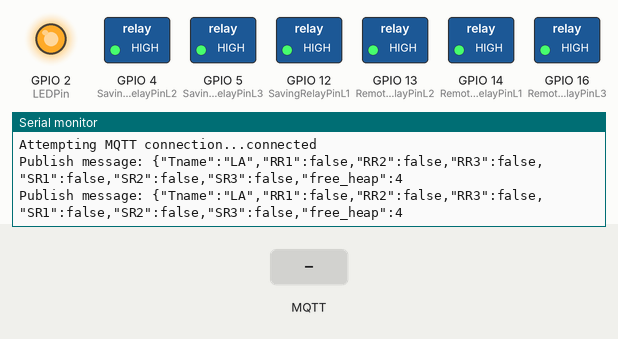
This sketch was run on a simulated ESP8266 (NodeMCU). Shown: switched loads named in the sketch (green lamp = pin HIGH), output pins drawn as LEDs (lit = HIGH), the last lines printed to the serial monitor. The test bench sets the inputs (shaded band). WiFi joins after 1.5 s; servers stay silent unless stated; no MQTT or app messages arrive unless stated.

Above: at 2.7 s.
2.8 s: MQTT message "L1" arrives on the first subscribed topic
At 3.3 s:
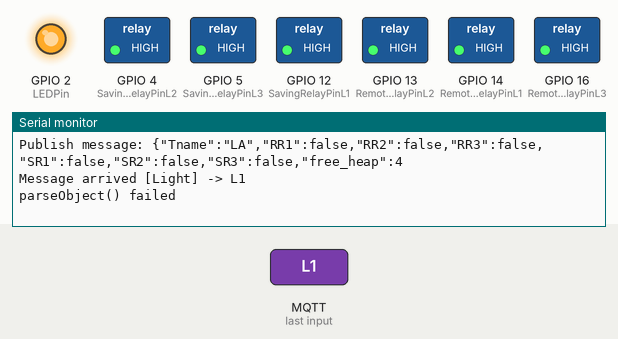
4.3 s: MQTT message "R" arrives on the first subscribed topic
At 4.49 s:
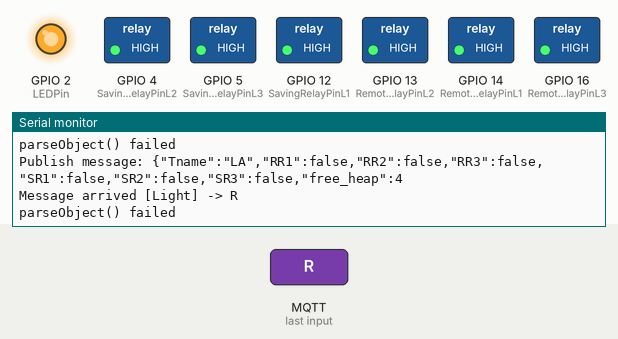
5.8 s: MQTT message "S" arrives on the first subscribed topic
At 6.4 s:
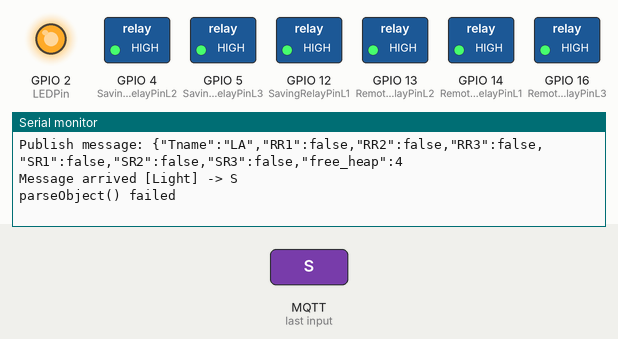

Measured:
- after the input at 2.8 s, the serial monitor: prints a new line at once (image 1)
- after the input at 4.3 s, the serial monitor: prints a new line at once (image 2)
- after the input at 5.8 s, the serial monitor: prints a new line at once (image 3)

The sketch:

Lasted_ESP8266_MQTT_Light_JSON_Interval_Variation.ino
```cpp
#include <ESP8266WiFi.h>
#include <PubSubClient.h>
#include <ArduinoJson.h>

#define RemoteRelayPinL1  14
#define SavingRelayPinL1  12
#define RemoteRelayPinL2  13
#define SavingRelayPinL2  4
#define RemoteRelayPinL3  16
#define SavingRelayPinL3  5
#define LEDPin          2

// Update these with values suitable for your network.
const char* ssid = "LASCS";
const char* password = "0842216218";
IPAddress ip_server(192, 168, 100, 1);

const char* ClientID = "ESP8266_Light";
const char* inTopic = "Light";
const char* outTopic = "Status";

unsigned long lastMsg = 0;
unsigned int intervalTime = 1000;
char C2Mmsg[100], M2Cmsg[100];
boolean RR[3],SR[3];

WiFiClient espClient;
PubSubClient client(espClient);

void setup_wifi() {

  delay(10);
  // We start by connecting to a WiFi network
  Serial.println();
  Serial.print("Connecting to ");
  Serial.println(ssid);

  WiFi.begin(ssid, password);

  while (WiFi.status() != WL_CONNECTED) {
    delay(500);
    Serial.print(".");
  }

  Serial.println("");
  Serial.println("WiFi connected");
  Serial.println("IP address: ");
  Serial.println(WiFi.localIP());
}

void callback(char* topic, byte* payload, unsigned int length) {
  Serial.print("Message arrived [");
  Serial.print(topic);
  Serial.print("] -> ");

  char* text;
  text = (char*) malloc(length + 1);
  memcpy(text, payload, length);
  text[length] = '\0';

  strcpy(M2Cmsg, "");
  strcpy(M2Cmsg, text);

  Serial.println(M2Cmsg);

  DynamicJsonBuffer RxBuffer;
  JsonObject& Rx = RxBuffer.parseObject(M2Cmsg);
  if (!Rx.success()) {
    Serial.println("parseObject() failed");
    return;
  }
  const char* Rname = Rx["Rname"];
  char mode = Rx["mode"];
  boolean Rlogic = Rx["Rlogic"];
  unsigned int Time = Rx["Time"];
  Serial.println(Rname);
  Serial.println(mode);
  Serial.println(Rlogic);
  Serial.println(Time);

  if (!strcmp(Rname, "L1"))
  {
    if (mode == 'R')
    {
      digitalWrite(RemoteRelayPinL1, !Rlogic);
      Serial.println("Remote Pin L1 has changed");
    }
    else if (mode == 'S')
    {
      digitalWrite(SavingRelayPinL1, !Rlogic);
      Serial.println("Saving Pin L1 has changed");
    }
  }
  else if (!strcmp(Rname, "L2"))
  {
    if (mode == 'R')
    {
      digitalWrite(RemoteRelayPinL2, !Rlogic);
      Serial.println("Remote Pin L2 has changed");
    }
    else if (mode == 'S')
    {
      digitalWrite(SavingRelayPinL2, !Rlogic);
      Serial.println("Saving Pin L2 has changed");
    }
  }
  else if (!strcmp(Rname, "L3"))
  {
    if (mode == 'R')
    {
      digitalWrite(RemoteRelayPinL3, !Rlogic);
      Serial.println("Remote Pin L3 has changed");
    }
    else if (mode == 'S')
    {
      digitalWrite(SavingRelayPinL3, !Rlogic);
      Serial.println("Saving Pin L3 has changed");
    }
  }

  if(Time != 0)
  {
    intervalTime = Time;
    Serial.println("Time Changed");
  }

  free(text);
  //if ((char)payload[0] == '1') {
}

void reconnect() {
  // Loop until we're reconnected
  while (!client.connected()) {
    Serial.print("Attempting MQTT connection...");
    // Attempt to connect
    if (client.connect(ClientID)) {
      Serial.println("connected");
      // Once connected, publish an announcement...
      client.publish(outTopic, "Light Connected");
      // ... and resubscribe
      client.subscribe(inTopic);
    } else {
      Serial.print("failed, rc=");
      Serial.print(client.state());
      Serial.println(" try again in 5 seconds");
      // Wait 5 seconds before retrying
      delay(5000);
    }
  }
}

void Generate_message()
{
  //boolean st = digitalRead(StatusPin);
  //snprintf (msg, 75, "M1#%d", st);

  RR[0] = !digitalRead(RemoteRelayPinL1);
  RR[1] = !digitalRead(RemoteRelayPinL2);
  RR[2] = !digitalRead(RemoteRelayPinL3);
  SR[0] = !digitalRead(SavingRelayPinL1);
  SR[1] = !digitalRead(SavingRelayPinL2);
  SR[2] = !digitalRead(SavingRelayPinL3);

  StaticJsonBuffer<200> TxBuffer;
  JsonObject& Tx = TxBuffer.createObject();
  Tx["Tname"] = "LA";
  Tx["RR1"] = RR[0];
  Tx["RR2"] = RR[1];
  Tx["RR3"] = RR[2];
  Tx["SR1"] = SR[0];
  Tx["SR2"] = SR[1];
  Tx["SR3"] = SR[2];
  //Tx["Tlogic"] = 0;//digitalRead(StatusPin);
  //Tx["signal_level"] = WiFi.RSSI();
  Tx["free_heap"] = ESP.getFreeHeap();
  Tx["millis"] = millis();
  strcpy(C2Mmsg, "");
  Tx.printTo(C2Mmsg, sizeof(C2Mmsg));
}

void setup() {
  pinMode(RemoteRelayPinL1, OUTPUT);
  pinMode(SavingRelayPinL1, OUTPUT);
  pinMode(RemoteRelayPinL2, OUTPUT);
  pinMode(SavingRelayPinL2, OUTPUT);
  pinMode(RemoteRelayPinL3, OUTPUT);
  pinMode(SavingRelayPinL3, OUTPUT);
  pinMode(LEDPin, OUTPUT);
  digitalWrite(RemoteRelayPinL1, HIGH);
  digitalWrite(SavingRelayPinL1, HIGH);
  digitalWrite(RemoteRelayPinL2, HIGH);
  digitalWrite(SavingRelayPinL2, HIGH);
  digitalWrite(RemoteRelayPinL3, HIGH);
  digitalWrite(SavingRelayPinL3, HIGH);
  digitalWrite(LEDPin, HIGH);
  Serial.begin(115200);
  WiFi.mode(WIFI_STA);
  setup_wifi();
  client.setServer(ip_server, 1883);
  client.setCallback(callback);
}

void loop() {

  if (!client.connected())
  {
    reconnect();
  }
  client.loop();

  long now = millis();
  if (now - lastMsg > intervalTime) {
    lastMsg = now;

    Generate_message();
    Serial.print("Publish message: ");
    Serial.println(C2Mmsg);
    client.publish(outTopic, C2Mmsg);

    digitalWrite(LEDPin, LOW);
    delayMicroseconds(200);
    digitalWrite(LEDPin, HIGH);
  }
}
```
